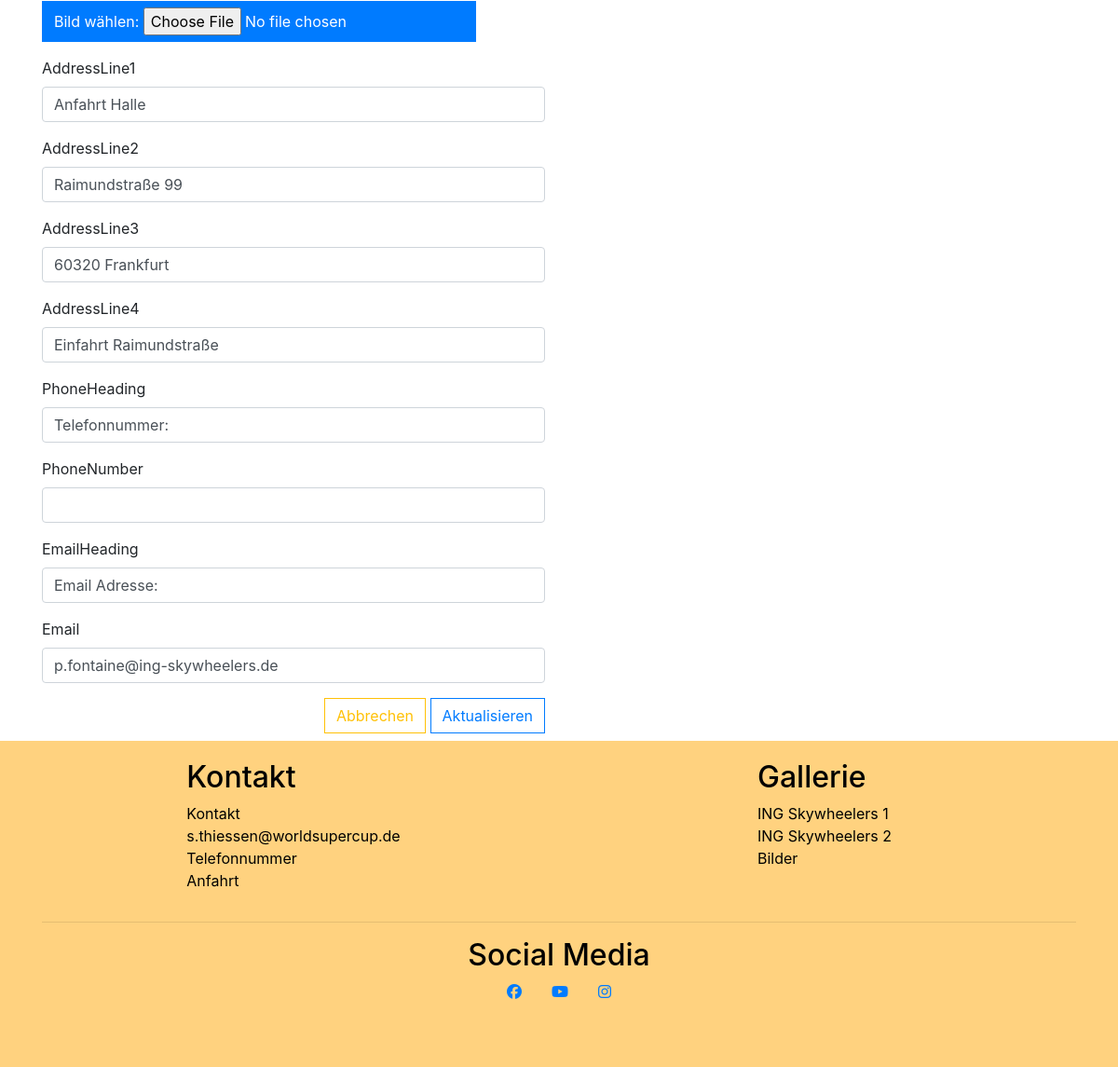
Before: /kontakt/bearbeiten/1/ (signed in, lower part) with the older database file.
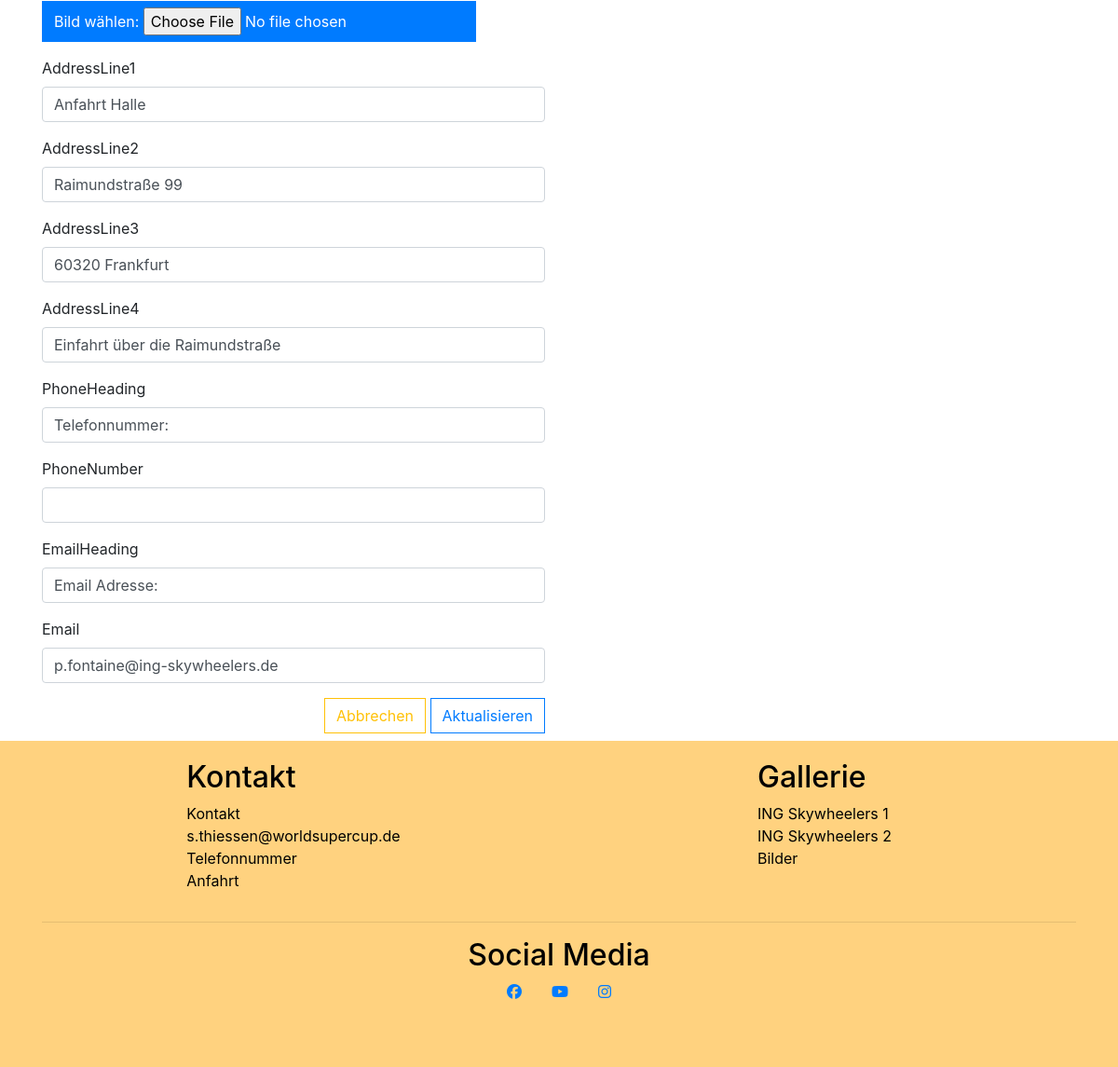
After: the same page with the newer database file.
### contact/models.py (models this page shows)
class ContactInfo(models.Model):
    contactHeading = models.CharField(max_length=100, null=False, blank=False, default='')
    name = models.CharField(max_length=100, null=False, blank=False, default='')
    image = models.ImageField(null=False, blank=False)
    addressLine1 = models.CharField(max_length=100, null=True, blank=True, default='')
    addressLine2 = models.CharField(max_length=100, null=True, blank=True, default='')
    addressLine3 = models.CharField(max_length=100, null=True, blank=True, default='')
    addressLine4 = models.CharField(max_length=100, null=True, blank=True, default='')
    phoneHeading = models.CharField(max_length=40, null=True, blank=True, default='')
    phoneNumber =  models.CharField(max_length=20, null=True, blank=True, default='')
    emailHeading = models.CharField(max_length=20, null=True, blank=True, default='')
    email = models.EmailField(max_length=100, null=True, blank=True, default='')

### contact/views.py (the view)
# urls.py: path('bearbeiten/<int:contact_id>/', views.edit_contact_info, name='edit_contact_person')
@login_required
def edit_contact_info(request, contact_id):
    if not request.user.is_superuser:
        messages.error(request, "Verzeihung! Nur Besitzer dieser Website können das machen.")
        return redirect(reverse('contactPage'))
    contact_info = get_object_or_404(ContactInfo, pk=contact_id)
    if request.method == 'POST':
        form = ContactInfoForm(request.POST, request.FILES, instance=contact_info)
        if form.is_valid():
            form.save()
            messages.success(request, 'Die Information der Kontaktsperson wurde erfolgreich aktualisiert!')
            return redirect(reverse('contactPage'))
        else:
            messages.error(request, 'Es ist ein Fehler aufgetreten. Bitte stellen Sie sicher, dass das Formular gültig ist.')
    else:
        form = ContactInfoForm(instance=contact_info)
        messages.info(request, f'Sie bearbeiten die Kontaktdaten von "{contact_info.name}"')
    context = {
        'form': form,
        'contact_info': contact_info
    }
    return render(request, 'contact/edit-contact.html', context)

### contact/forms.py
class ContactInfoForm(forms.ModelForm):
    class Meta:
        model = ContactInfo
        fields = '__all__'
    image = forms.ImageField(label='Bild', required=False, widget=CustomClearableFileInput)
    def __init__(self, *args, **kwargs):
        super().__init__(*args, **kwargs)
        product = ContactInfo.objects.all()

### contact/templates/contact/edit-contact.html (shortened to what this page needs)
{% extends 'base.html' %}
{% block content %}
{% load crispy_forms_tags %}
<section>
    <div class="container">
        <div class="row">
            <div class="col-12 col-md-6">
                <form class="form mb-2" action="{% url 'edit_contact_person' contact_info.id %}" method="post" enctype="multipart/form-data">
                    {% for field in form %}
                        {% if field.name != 'image' %}
                            {{ field | as_crispy_field }}
                        {% else %}
                            {{ field }}
                        {% endif %}
                    {% endfor %}
                    <div class="text-right">
                        <a href="{% url 'contactPage' %}" class="btn btn-outline-warning rounded-0">Abbrechen</a>
                        <button class="btn btn-outline-primary rounded-0" type="submit">Aktualisieren</button>
                    </div>
                </form>
            </div>
        </div>
    </div>
</section>
{% endblock %}

Changed rows visible on the page:
changed ContactInfo "Anfahrt Halle": addressLine4 "Einfahrt Raimundstraße" → "Einfahrt über die Raimundstraße"
